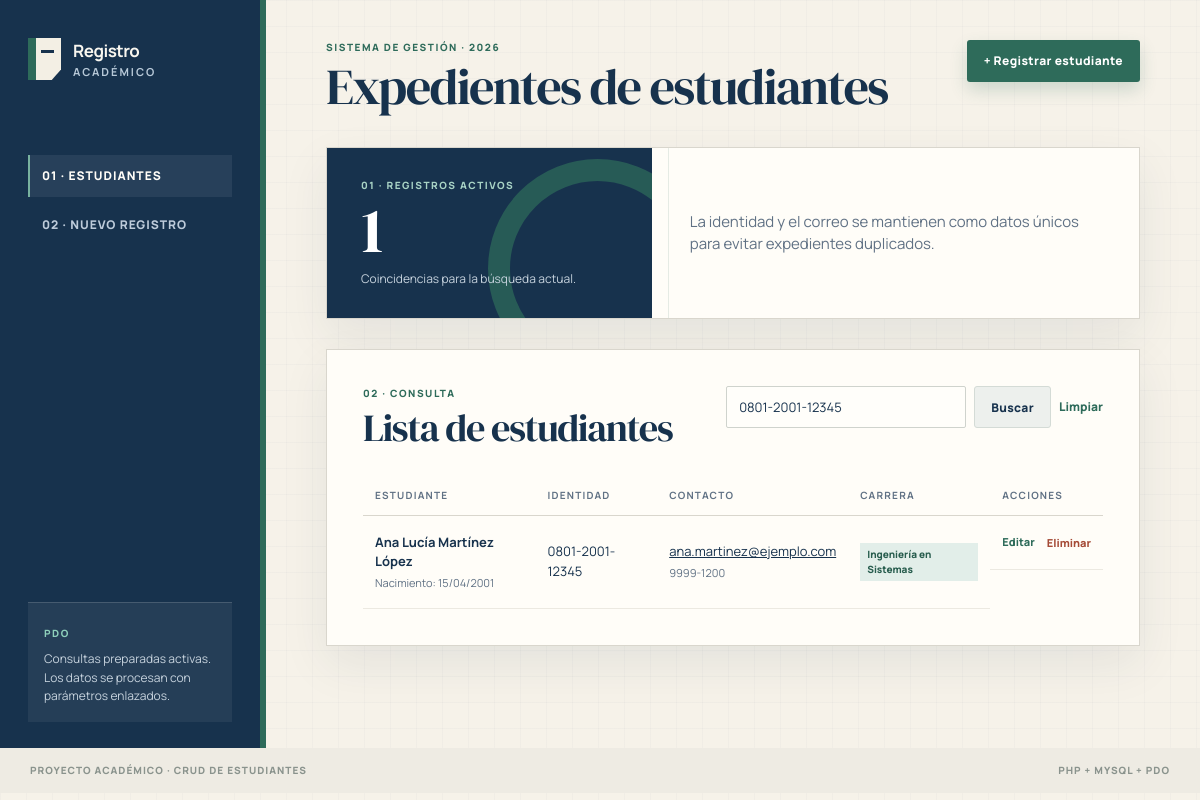
The app's page /index.php?buscar=0801-2001-12345 with its own data.
### tables this page shows
CREATE TABLE IF NOT EXISTS estudiantes (
    id INT UNSIGNED AUTO_INCREMENT PRIMARY KEY,
    identidad VARCHAR(15) NOT NULL,
    nombres VARCHAR(100) NOT NULL,
    apellidos VARCHAR(100) NOT NULL,
    correo VARCHAR(150) NOT NULL,
    telefono VARCHAR(20) NOT NULL,
    fecha_nacimiento DATE NOT NULL,
    carrera VARCHAR(120) NOT NULL,
    created_at TIMESTAMP NOT NULL DEFAULT CURRENT_TIMESTAMP,
    updated_at TIMESTAMP NOT NULL DEFAULT CURRENT_TIMESTAMP ON UPDATE CURRENT_TIMESTAMP,
    CONSTRAINT uq_estudiantes_identidad UNIQUE (identidad),
    CONSTRAINT uq_estudiantes_correo UNIQUE (correo)
);

### includes/funciones.php (called while the page is built, shortened)
<?php
function escapar(?string $valor): string
{
    return htmlspecialchars((string) $valor, ENT_QUOTES, 'UTF-8');
}

### index.php (the view, shortened to what this page needs)
<?php
require_once __DIR__ . '/includes/funciones.php';
$pdo = conectarBaseDatos();
$busqueda = trim((string) ($_GET['buscar'] ?? ''));
if ($busqueda === '') {
    $consulta = $pdo->prepare(
        'SELECT id, identidad, nombres, apellidos, correo, telefono, fecha_nacimiento, carrera, created_at
         FROM estudiantes
         ORDER BY id DESC'
    );
    $consulta->execute();
} else {
    $consulta = $pdo->prepare(
        'SELECT id, identidad, nombres, apellidos, correo, telefono, fecha_nacimiento, carrera, created_at
         FROM estudiantes
         WHERE identidad LIKE :identidad
            OR nombres LIKE :nombres
            OR apellidos LIKE :apellidos
            OR correo LIKE :correo
            OR carrera LIKE :carrera
         ORDER BY id DESC'
    );
    $terminoBusqueda = '%' . $busqueda . '%';
    $consulta->execute([
        'identidad' => $terminoBusqueda,
        'nombres' => $terminoBusqueda,
        'apellidos' => $terminoBusqueda,
        'correo' => $terminoBusqueda,
        'carrera' => $terminoBusqueda,
    ]);
}
$estudiantes = $consulta->fetchAll();
$total = count($estudiantes);
require __DIR__ . '/includes/encabezado.php';
?>
<section class="panel-resumen" aria-label="Resumen de registros">
    <div class="resumen-destacado">
        <p class="etiqueta-seccion">01 · REGISTROS ACTIVOS</p>
        <strong><?= $total ?></strong>
        <span><?= $busqueda === '' ? 'Estudiantes mostrados en el registro.' : 'Coincidencias para la búsqueda actual.' ?></span>
    </div>
    <div class="resumen-nota">
        <p>La identidad y el correo se mantienen como datos únicos para evitar expedientes duplicados.</p>
    </div>
</section>
<section class="mesa-registros">
    <div class="seccion-cabecera">
        <div>
            <p class="etiqueta-seccion">02 · CONSULTA</p>
            <h2>Lista de estudiantes</h2>
        </div>
        <form class="buscador" action="index.php" method="get">
            <input id="buscar" name="buscar" type="search" value="<?= escapar($busqueda) ?>" placeholder="Nombre, identidad o carrera">
            <button class="boton boton-secundario" type="submit">Buscar</button>
            <?php if ($busqueda !== ''): ?>
                <a class="enlace-limpio" href="index.php">Limpiar</a>
            <?php endif; ?>
        </form>
    </div>
    <?php if ($estudiantes === []): ?>
        <div class="estado-vacio">
            <span class="ficha-mini" aria-hidden="true"></span>
            <h3>No hay estudiantes para mostrar</h3>
            <p><?= $busqueda === '' ? 'Crea el primer expediente para comenzar la administración académica.' : 'Prueba otra búsqueda o regresa al listado completo.' ?></p>
            <a class="boton boton-principal" href="<?= $busqueda === '' ? 'crear.php' : 'index.php' ?>">
                <?= $busqueda === '' ? 'Registrar estudiante' : 'Ver todos los registros' ?>
            </a>
        </div>
    <?php else: ?>
        <div class="tabla-contenedor">
            <table>
                <thead>
                    <tr>
                        <th>Estudiante</th>
                        <th>Identidad</th>
                        <th>Contacto</th>
                        <th>Carrera</th>
                        <th class="acciones-columna">Acciones</th>
                    </tr>
                </thead>
                <tbody>
                    <?php foreach ($estudiantes as $estudiante): ?>
                        <tr>
                            <td>
                                <strong><?= escapar($estudiante['nombres'] . ' ' . $estudiante['apellidos']) ?></strong>
                                <small>Nacimiento: <?= escapar(date('d/m/Y', strtotime($estudiante['fecha_nacimiento']))) ?></small>
                            </td>
                            <td><?= escapar($estudiante['identidad']) ?></td>
                            <td>
                                <a href="mailto:<?= escapar($estudiante['correo']) ?>"><?= escapar($estudiante['correo']) ?></a>
                                <small><?= escapar($estudiante['telefono']) ?></small>
                            </td>
                            <td><span class="etiqueta-carrera"><?= escapar($estudiante['carrera']) ?></span></td>
                            <td class="acciones">
                                <a class="accion-editar" href="editar.php?id=<?= (int) $estudiante['id'] ?>">Editar</a>
                                <form action="eliminar.php" method="post" onsubmit="return confirm('¿Deseas eliminar este estudiante? Esta acción no se puede deshacer.');">
                                    <button class="accion-eliminar" type="submit">Eliminar</button>
                                </form>
                            </td>
                        </tr>
                    <?php endforeach; ?>
                </tbody>
            </table>
        </div>
    <?php endif; ?>
</section>
<?php require __DIR__ . '/includes/pie.php'; ?>

### records on screen
estudiantes: nombres+apellidos "Ana Lucía Martínez López", fecha_nacimiento "15/04/2001", identidad "0801-2001-12345", correo "ana.martinez@ejemplo.com", telefono "9999-1200", carrera "Ingeniería en Sistemas"

### other values on screen
escapar($tituloPagina) "Expedientes de estudiantes"
$total "1"
